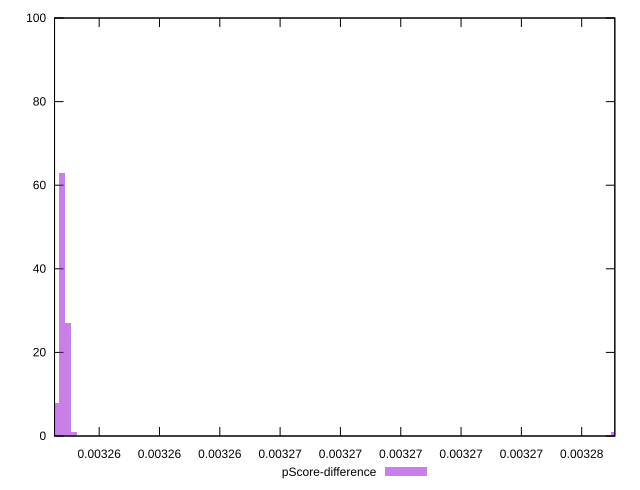

Write gnuplot code to recreate this figure.
reset

$pScoreDifference <<EOF
0.003277072274561562 1
0.003258766906304738 63
0.0032589725845997585 27
0.0032585612280097175 8
0.003259178262894779 1
EOF

set key outside below
set boxwidth 2.0567829502049596e-7
set xrange [0.003258519941251998:0.0032770984085396977]
set yrange [0:100]
set trange [0:100]
set style fill transparent solid 0.5 noborder
set terminal svg size 640, 490 enhanced background rgb 'white'
set output "report_00015_2021-02-09T16-11-33.973Z/uses-long-cache-ttl/samples/pages+cached/pScore-difference/histogram.svg"

plot $pScoreDifference title "pScore-difference" with boxes

reset
